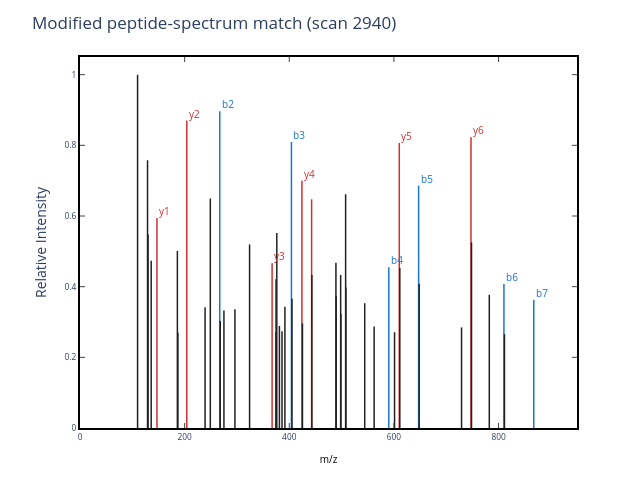

Notebook cell for this chart:
### Markdown cell above
### 2.1.2 Post-translational modifications and open modification search

We performed such a search. However, after it was done, we noticed that while we identified some of the spectra, corresponding to almost every peptide that can be produced by digesting Carbonic Anhydrase, a large portion of the spectra in our data go unmatched. What is happening here?

The answer is post-translational modifications, or PTMs\*. 

When we only looked for unmodified peptides, we had a relatively constrained set of theoretical spectra. However, once we start considering PTMs, our search space explodes. Any given PTM could appear on multiple residues. A peptide could even bear two or more PTMs. While PTMs are common, and biologically important, they make search considerably more difficult.

The next spectrum is a real match from the same dataset, but now the assigned peptide carries multiple modifications. Even before we annotate the fragment peaks, it already illustrates why the search problem becomes harder: once modified peptides are allowed, the set of plausible peptide explanations grows dramatically.

One way to account for PTMs is through **Open Modification Search (OMS).**

In OMS, every peptide in the database is considered as a potential match to every MS2 fragmentation spectrum. When a peptide-spectrum match is found, you can look for *mass shifts* to identify PTMs. All possible modifications are implicitly considered. You can imagine that this is very useful for discovering unexpected or novel modifications, but it comes at a cost - it is *very* computationally expensive because we can no longer reduce the number of spectrum-spectrum comparisons by filtering based on precursor mass.

We'll use **clustering** to cut down this search space in Section 2.2, grouping similar spectra so we only need to compare each experimental spectrum to a small representative subset of the library.

### Code cell
modified_scan = 2940
modified_peptide =  '[Acetyl]-SHHWGYGK'

modified_spectrum = get_MS2_object(
    mzml_path=demo_mzml_path,
    scan=modified_scan,
    peptide=modified_peptide,
)

display(plot_MS2(
    modified_spectrum,
    title=f'Modified peptide-spectrum match (scan {modified_scan})',
))

print(f'Assigned peptide: {modified_peptide}')

### Figure 1 — Plotly figure (JSON) as saved in the notebook; plotly's stock layout.template omitted (floating-point values rounded to 4 significant figures)
{"data": [{"line": {"color": "rgba (33, 33, 33, 1)", "dash": "solid", "width": 1.5}, "mode": "lines", "name": "_child1", "type": "scatter", "x": [110.1, 110.1], "xaxis": "x", "y": [0, 1], "yaxis": "y"}, {"line": {"color": "rgba (33, 33, 33, 1)", "dash": "solid", "width": 1.5}, "mode": "lines", "name": "_child3", "type": "scatter", "x": [129.1, 129.1], "xaxis": "x", "y": [0, 0.7576], "yaxis": "y"}, {"line": {"color": "rgba (33, 33, 33, 1)", "dash": "solid", "width": 1.5}, "mode": "lines", "name": "_child5", "type": "scatter", "x": [130.1, 130.1], "xaxis": "x", "y": [0, 0.5473], "yaxis": "y"}, {"line": {"color": "rgba (33, 33, 33, 1)", "dash": "solid", "width": 1.5}, "mode": "lines", "name": "_child7", "type": "scatter", "x": [136.1, 136.1], "xaxis": "x", "y": [0, 0.4736], "yaxis": "y"}, {"line": {"color": "rgba (211, 47, 47, 1)", "dash": "solid", "width": 1.5}, "mode": "lines", "name": "_child9", "type": "scatter", "x": [147.1, 147.1], "xaxis": "x", "y": [0, 0.5947], "yaxis": "y"}, {"line": {"color": "rgba (33, 33, 33, 1)", "dash": "solid", "width": 1.5}, "mode": "lines", "name": "_child11", "type": "scatter", "x": [186.1, 186.1], "xaxis": "x", "y": [0, 0.5009], "yaxis": "y"}, {"line": {"color": "rgba (33, 33, 33, 1)", "dash": "solid", "width": 1.5}, "mode": "lines", "name": "_child13", "type": "scatter", "x": [187.1, 187.1], "xaxis": "x", "y": [0, 0.2698], "yaxis": "y"}, {"line": {"color": "rgba (211, 47, 47, 1)", "dash": "solid", "width": 1.5}, "mode": "lines", "name": "_child15", "type": "scatter", "x": [204.1, 204.1], "xaxis": "x", "y": [0, 0.87], "yaxis": "y"}, {"line": {"color": "rgba (33, 33, 33, 1)", "dash": "solid", "width": 1.5}, "mode": "lines", "name": "_child17", "type": "scatter", "x": [239.1, 239.1], "xaxis": "x", "y": [0, 0.3419], "yaxis": "y"}, {"line": {"color": "rgba (33, 33, 33, 1)", "dash": "solid", "width": 1.5}, "mode": "lines", "name": "_child19", "type": "scatter", "x": [249.1, 249.1], "xaxis": "x", "y": [0, 0.6496], "yaxis": "y"}, {"line": {"color": "rgba (25, 118, 210, 1)", "dash": "solid", "width": 1.5}, "mode": "lines", "name": "_child21", "type": "scatter", "x": [267.1, 267.1], "xaxis": "x", "y": [0, 0.8964], "yaxis": "y"}, {"line": {"color": "rgba (33, 33, 33, 1)", "dash": "solid", "width": 1.5}, "mode": "lines", "name": "_child23", "type": "scatter", "x": [268.1, 268.1], "xaxis": "x", "y": [0, 0.303], "yaxis": "y"}, {"line": {"color": "rgba (33, 33, 33, 1)", "dash": "solid", "width": 1.5}, "mode": "lines", "name": "_child25", "type": "scatter", "x": [275.1, 275.1], "xaxis": "x", "y": [0, 0.3326], "yaxis": "y"}, {"line": {"color": "rgba (33, 33, 33, 1)", "dash": "solid", "width": 1.5}, "mode": "lines", "name": "_child27", "type": "scatter", "x": [296.2, 296.2], "xaxis": "x", "y": [0, 0.336], "yaxis": "y"}, {"line": {"color": "rgba (33, 33, 33, 1)", "dash": "solid", "width": 1.5}, "mode": "lines", "name": "_child29", "type": "scatter", "x": [324.1, 324.1], "xaxis": "x", "y": [0, 0.5194], "yaxis": "y"}, {"line": {"color": "rgba (211, 47, 47, 1)", "dash": "solid", "width": 1.5}, "mode": "lines", "name": "_child31", "type": "scatter", "x": [367.2, 367.2], "xaxis": "x", "y": [0, 0.4662], "yaxis": "y"}, {"line": {"color": "rgba (211, 47, 47, 1)", "dash": "solid", "width": 1.5}, "mode": "lines", "name": "_child33", "type": "scatter", "x": [374.2, 374.2], "xaxis": "x", "y": [0, 0.421], "yaxis": "y"}, {"line": {"color": "rgba (33, 33, 33, 1)", "dash": "solid", "width": 1.5}, "mode": "lines", "name": "_child35", "type": "scatter", "x": [374.7, 374.7], "xaxis": "x", "y": [0, 0.2714], "yaxis": "y"}, {"line": {"color": "rgba (33, 33, 33, 1)", "dash": "solid", "width": 1.5}, "mode": "lines", "name": "_child37", "type": "scatter", "x": [376.2, 376.2], "xaxis": "x", "y": [0, 0.552], "yaxis": "y"}, {"line": {"color": "rgba (33, 33, 33, 1)", "dash": "solid", "width": 1.5}, "mode": "lines", "name": "_child39", "type": "scatter", "x": [381.2, 381.2], "xaxis": "x", "y": [0, 0.2886], "yaxis": "y"}, {"line": {"color": "rgba (33, 33, 33, 1)", "dash": "solid", "width": 1.5}, "mode": "lines", "name": "_child41", "type": "scatter", "x": [386.2, 386.2], "xaxis": "x", "y": [0, 0.2741], "yaxis": "y"}, {"line": {"color": "rgba (33, 33, 33, 1)", "dash": "solid", "width": 1.5}, "mode": "lines", "name": "_child43", "type": "scatter", "x": [391.7, 391.7], "xaxis": "x", "y": [0, 0.3432], "yaxis": "y"}, {"line": {"color": "rgba (25, 118, 210, 1)", "dash": "solid", "width": 1.5}, "mode": "lines", "name": "_child45", "type": "scatter", "x": [404.2, 404.2], "xaxis": "x", "y": [0, 0.8097], "yaxis": "y"}, {"line": {"color": "rgba (33, 33, 33, 1)", "dash": "solid", "width": 1.5}, "mode": "lines", "name": "_child47", "type": "scatter", "x": [405.2, 405.2], "xaxis": "x", "y": [0, 0.3661], "yaxis": "y"}, {"line": {"color": "rgba (211, 47, 47, 1)", "dash": "solid", "width": 1.5}, "mode": "lines", "name": "_child49", "type": "scatter", "x": [424.2, 424.2], "xaxis": "x", "y": [0, 0.7], "yaxis": "y"}, {"line": {"color": "rgba (33, 33, 33, 1)", "dash": "solid", "width": 1.5}, "mode": "lines", "name": "_child51", "type": "scatter", "x": [425.2, 425.2], "xaxis": "x", "y": [0, 0.2962], "yaxis": "y"}, {"line": {"color": "rgba (211, 47, 47, 1)", "dash": "solid", "width": 1.5}, "mode": "lines", "name": "_child53", "type": "scatter", "x": [442.7, 442.7], "xaxis": "x", "y": [0, 0.6473], "yaxis": "y"}, {"line": {"color": "rgba (33, 33, 33, 1)", "dash": "solid", "width": 1.5}, "mode": "lines", "name": "_child55", "type": "scatter", "x": [443.2, 443.2], "xaxis": "x", "y": [0, 0.4332], "yaxis": "y"}, {"line": {"color": "rgba (33, 33, 33, 1)", "dash": "solid", "width": 1.5}, "mode": "lines", "name": "_child57", "type": "scatter", "x": [489.2, 489.2], "xaxis": "x", "y": [0, 0.4675], "yaxis": "y"}, {"line": {"color": "rgba (33, 33, 33, 1)", "dash": "solid", "width": 1.5}, "mode": "lines", "name": "_child59", "type": "scatter", "x": [489.7, 489.7], "xaxis": "x", "y": [0, 0.3727], "yaxis": "y"}, {"line": {"color": "rgba (33, 33, 33, 1)", "dash": "solid", "width": 1.5}, "mode": "lines", "name": "_child61", "type": "scatter", "x": [498.2, 498.2], "xaxis": "x", "y": [0, 0.4333], "yaxis": "y"}, {"line": {"color": "rgba (33, 33, 33, 1)", "dash": "solid", "width": 1.5}, "mode": "lines", "name": "_child63", "type": "scatter", "x": [498.7, 498.7], "xaxis": "x", "y": [0, 0.3231], "yaxis": "y"}, {"line": {"color": "rgba (33, 33, 33, 1)", "dash": "solid", "width": 1.5}, "mode": "lines", "name": "_child65", "type": "scatter", "x": [507.7, 507.7], "xaxis": "x", "y": [0, 0.6617], "yaxis": "y"}, {"line": {"color": "rgba (33, 33, 33, 1)", "dash": "solid", "width": 1.5}, "mode": "lines", "name": "_child67", "type": "scatter", "x": [508.2, 508.2], "xaxis": "x", "y": [0, 0.3973], "yaxis": "y"}, {"line": {"color": "rgba (33, 33, 33, 1)", "dash": "solid", "width": 1.5}, "mode": "lines", "name": "_child69", "type": "scatter", "x": [544.2, 544.2], "xaxis": "x", "y": [0, 0.3533], "yaxis": "y"}, {"line": {"color": "rgba (33, 33, 33, 1)", "dash": "solid", "width": 1.5}, "mode": "lines", "name": "_child71", "type": "scatter", "x": [562.3, 562.3], "xaxis": "x", "y": [0, 0.2871], "yaxis": "y"}, {"line": {"color": "rgba (25, 118, 210, 1)", "dash": "solid", "width": 1.5}, "mode": "lines", "name": "_child73", "type": "scatter", "x": [590.2, 590.2], "xaxis": "x", "y": [0, 0.4546], "yaxis": "y"}, {"line": {"color": "rgba (33, 33, 33, 1)", "dash": "solid", "width": 1.5}, "mode": "lines", "name": "_child75", "type": "scatter", "x": [601.3, 601.3], "xaxis": "x", "y": [0, 0.2712], "yaxis": "y"}, {"line": {"color": "rgba (211, 47, 47, 1)", "dash": "solid", "width": 1.5}, "mode": "lines", "name": "_child77", "type": "scatter", "x": [610.3, 610.3], "xaxis": "x", "y": [0, 0.8069], "yaxis": "y"}, {"line": {"color": "rgba (33, 33, 33, 1)", "dash": "solid", "width": 1.5}, "mode": "lines", "name": "_child79", "type": "scatter", "x": [611.3, 611.3], "xaxis": "x", "y": [0, 0.4531], "yaxis": "y"}, {"line": {"color": "rgba (25, 118, 210, 1)", "dash": "solid", "width": 1.5}, "mode": "lines", "name": "_child81", "type": "scatter", "x": [647.3, 647.3], "xaxis": "x", "y": [0, 0.686], "yaxis": "y"}, {"line": {"color": "rgba (33, 33, 33, 1)", "dash": "solid", "width": 1.5}, "mode": "lines", "name": "_child83", "type": "scatter", "x": [648.3, 648.3], "xaxis": "x", "y": [0, 0.4083], "yaxis": "y"}, {"line": {"color": "rgba (33, 33, 33, 1)", "dash": "solid", "width": 1.5}, "mode": "lines", "name": "_child85", "type": "scatter", "x": [729.3, 729.3], "xaxis": "x", "y": [0, 0.2847], "yaxis": "y"}, {"line": {"color": "rgba (211, 47, 47, 1)", "dash": "solid", "width": 1.5}, "mode": "lines", "name": "_child87", "type": "scatter", "x": [747.4, 747.4], "xaxis": "x", "y": [0, 0.8227], "yaxis": "y"}, {"line": {"color": "rgba (33, 33, 33, 1)", "dash": "solid", "width": 1.5}, "mode": "lines", "name": "_child89", "type": "scatter", "x": [748.4, 748.4], "xaxis": "x", "y": [0, 0.5252], "yaxis": "y"}, {"line": {"color": "rgba (33, 33, 33, 1)", "dash": "solid", "width": 1.5}, "mode": "lines", "name": "_child91", "type": "scatter", "x": [782.3, 782.3], "xaxis": "x", "y": [0, 0.377], "yaxis": "y"}, {"line": {"color": "rgba (25, 118, 210, 1)", "dash": "solid", "width": 1.5}, "mode": "lines", "name": "_child93", "type": "scatter", "x": [810.3, 810.3], "xaxis": "x", "y": [0, 0.4078], "yaxis": "y"}, {"line": {"color": "rgba (33, 33, 33, 1)", "dash": "solid", "width": 1.5}, "mode": "lines", "name": "_child95", "type": "scatter", "x": [811.3, 811.3], "xaxis": "x", "y": [0, 0.2656], "yaxis": "y"}, {"line": {"color": "rgba (25, 118, 210, 1)", "dash": "solid", "width": 1.5}, "mode": "lines", "name": "_child97", "type": "scatter", "x": [867.4, 867.4], "xaxis": "x", "y": [0, 0.3633], "yaxis": "y"}], "layout": {"annotations": [{"align": "left", "font": {"color": "#D32F2F", "size": 10}, "opacity": 1, "showarrow": false, "text": "y1", "x": 147.1, "xanchor": "left", "xref": "x", "y": 0.6147, "yanchor": "middle", "yref": "y"}, {"align": "left", "font": {"color": "#D32F2F", "size": 10}, "opacity": 1, "showarrow": false, "text": "y2", "x": 204.1, "xanchor": "left", "xref": "x", "y": 0.89, "yanchor": "middle", "yref": "y"}, {"align": "left", "font": {"color": "#1976D2", "size": 10}, "opacity": 1, "showarrow": false, "text": "b2", "x": 267.1, "xanchor": "left", "xref": "x", "y": 0.9164, "yanchor": "middle", "yref": "y"}, {"align": "left", "font": {"color": "#D32F2F", "size": 10}, "opacity": 1, "showarrow": false, "text": "y3", "x": 367.2, "xanchor": "left", "xref": "x", "y": 0.4862, "yanchor": "middle", "yref": "y"}, {"align": "left", "font": {"color": "#1976D2", "size": 10}, "opacity": 1, "showarrow": false, "text": "b3", "x": 404.2, "xanchor": "left", "xref": "x", "y": 0.8297, "yanchor": "middle", "yref": "y"}, {"align": "left", "font": {"color": "#D32F2F", "size": 10}, "opacity": 1, "showarrow": false, "text": "y4", "x": 424.2, "xanchor": "left", "xref": "x", "y": 0.72, "yanchor": "middle", "yref": "y"}, {"align": "left", "font": {"color": "#1976D2", "size": 10}, "opacity": 1, "showarrow": false, "text": "b4", "x": 590.2, "xanchor": "left", "xref": "x", "y": 0.4746, "yanchor": "middle", "yref": "y"}, {"align": "left", "font": {"color": "#D32F2F", "size": 10}, "opacity": 1, "showarrow": false, "text": "y5", "x": 610.3, "xanchor": "left", "xref": "x", "y": 0.8269, "yanchor": "middle", "yref": "y"}, {"align": "left", "font": {"color": "#1976D2", "size": 10}, "opacity": 1, "showarrow": false, "text": "b5", "x": 647.3, "xanchor": "left", "xref": "x", "y": 0.706, "yanchor": "middle", "yref": "y"}, {"align": "left", "font": {"color": "#D32F2F", "size": 10}, "opacity": 1, "showarrow": false, "text": "y6", "x": 747.4, "xanchor": "left", "xref": "x", "y": 0.8427, "yanchor": "middle", "yref": "y"}, {"align": "left", "font": {"color": "#1976D2", "size": 10}, "opacity": 1, "showarrow": false, "text": "b6", "x": 810.3, "xanchor": "left", "xref": "x", "y": 0.4278, "yanchor": "middle", "yref": "y"}, {"align": "left", "font": {"color": "#1976D2", "size": 10}, "opacity": 1, "showarrow": false, "text": "b7", "x": 867.4, "xanchor": "left", "xref": "x", "y": 0.3833, "yanchor": "middle", "yref": "y"}], "autosize": false, "height": 480, "hovermode": "closest", "margin": {"b": 52, "l": 80, "pad": 0, "r": 63, "t": 57}, "plot_bgcolor": "white", "showlegend": false, "title": {"text": "Modified peptide-spectrum match (scan 2940)"}, "width": 640, "xaxis": {"anchor": "y", "domain": [0, 1], "linecolor": "black", "linewidth": 2, "mirror": "ticks", "nticks": 6, "range": [0, 950], "showgrid": true, "showline": true, "side": "bottom", "tickfont": {"size": 8.33}, "ticks": "inside", "title": {"font": {"color": "#000000", "size": 10}, "text": "m/z"}, "type": "linear", "zeroline": false}, "yaxis": {"anchor": "x", "domain": [0, 1], "linecolor": "black", "linewidth": 2, "mirror": "ticks", "nticks": 6, "range": [0, 1.05], "showgrid": true, "showline": true, "side": "left", "tickfont": {"size": 8.33}, "ticks": "inside", "title": {"text": "Relative Intensity"}, "type": "linear", "zeroline": false}}}
